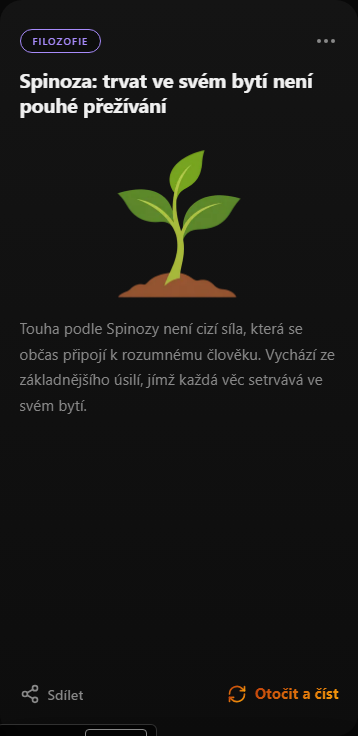
#> input picture reports/batch-1042-1071-review/card-1044-base.png, 358 x 736 px, given in place of card-1042-base.png, which was not available
$ python batch-1042-1071-card-sheets.py
#> lines starting #> are read from the running program, lines starting #| are printed output that depends on the picture
from pathlib import Path
from PIL import Image, ImageDraw
folder=Path(__file__).resolve().parent/'batch-1042-1071-review'
for start in range(1042,1072,5):
    sheet=Image.new('RGB',(1150,950),'#252525')
#> sheet: PIL image 1150x950 RGB; every value is 37
    draw=ImageDraw.Draw(sheet)
    for col,id in enumerate(range(start,min(start+5,1072))):
        for row,bg in enumerate(['base','glow']):
            pic=Image.open(folder/f'card-{id}-{bg}.png').convert('RGB')
#> pic is the input picture: PIL image 358x736 RGB; mean R, G, B 23.2, 23.2, 21.2
            pic.thumbnail((222,440),Image.Resampling.LANCZOS)
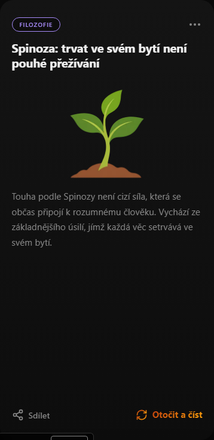
#> pic: PIL image 214x440 RGB; mean R, G, B 23.2, 23.2, 21.2
            x=col*230;y=row*475
            draw.text((x+5,y+5),f'{id} {bg}',fill='white')
            sheet.paste(pic,(x+4,y+25))
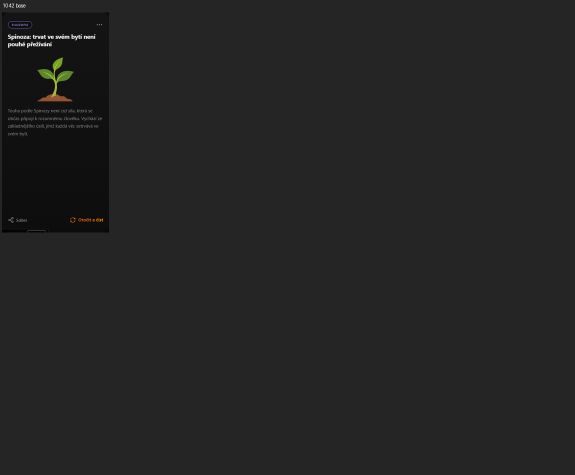
#> sheet: PIL image 1150x950 RGB (shown at 1/2 size); mean R, G, B 35.8, 35.8, 35.7
#> (the run stopped early here; a loop or call above may not have finished)

$ run again, on reports/batch-1042-1071-review/card-1052-base.png
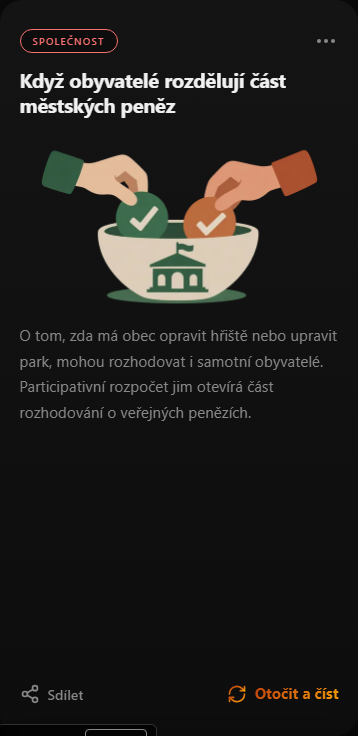
#> input picture reports/batch-1042-1071-review/card-1052-base.png, 358 x 736 px, given in place of card-1042-base.png, which was not available
#> pic is the input picture: PIL image 358x736 RGB; mean R, G, B 33.1, 31.3, 28.9
#> `pic.thumbnail((222,440),Image.Resampling.LANCZOS)`:
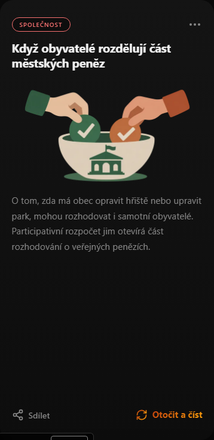
#> pic: PIL image 214x440 RGB; mean R, G, B 33.1, 31.3, 28.9
#> `sheet.paste(pic,(x+4,y+25))`:
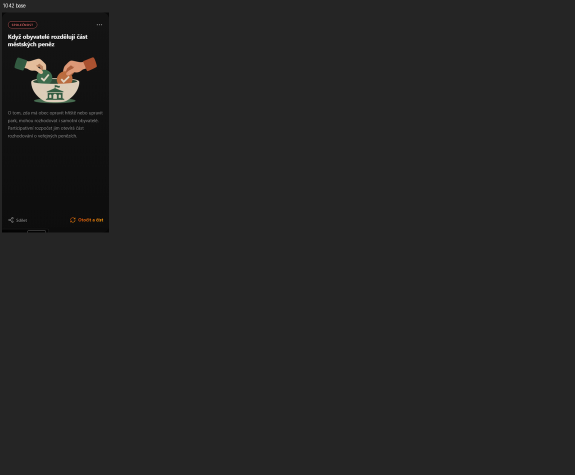
#> sheet: PIL image 1150x950 RGB (shown at 1/2 size); mean R, G, B 36.7, 36.5, 36.3

$ run again, on reports/batch-1042-1071-review/card-1053-base.png
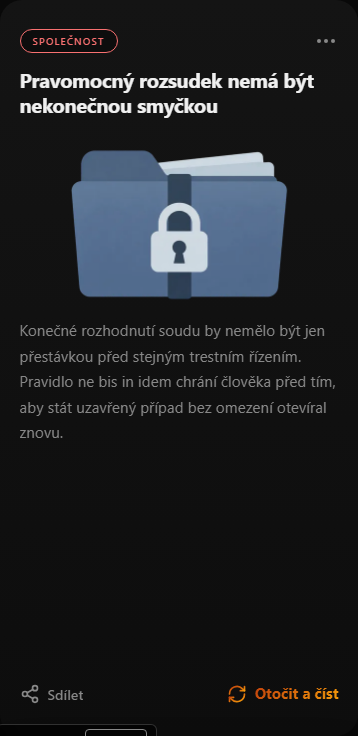
#> input picture reports/batch-1042-1071-review/card-1053-base.png, 358 x 736 px, given in place of card-1042-base.png, which was not available
#> pic is the input picture: PIL image 358x736 RGB; mean R, G, B 30.9, 33, 35.9
#> `pic.thumbnail((222,440),Image.Resampling.LANCZOS)`:
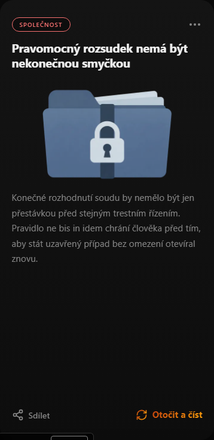
#> pic: PIL image 214x440 RGB; mean R, G, B 30.9, 33, 35.9
#> `sheet.paste(pic,(x+4,y+25))`:
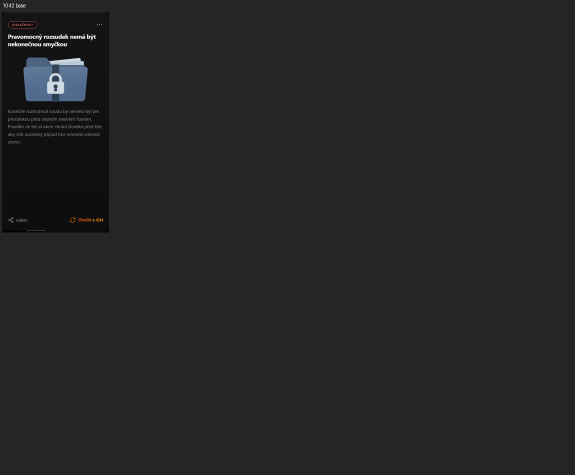
#> sheet: PIL image 1150x950 RGB (shown at 1/2 size); mean R, G, B 36.5, 36.7, 36.9
